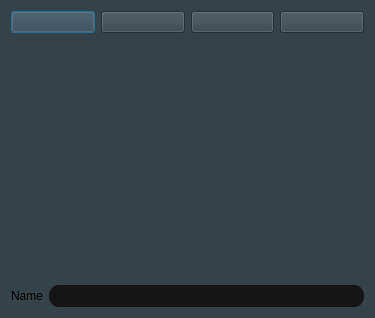
<?xml version="1.0" encoding="UTF-8"?>
<ui version="4.0">
 <class>DialogEditScenes</class>
 <widget class="QDialog" name="DialogEditScenes">
  <property name="geometry">
   <rect>
    <x>0</x>
    <y>0</y>
    <width>375</width>
    <height>318</height>
   </rect>
  </property>
  <property name="windowTitle">
   <string>Scenes</string>
  </property>
  <property name="styleSheet">
   <string notr="true">background-color: rgb(52, 66, 74);
</string>
  </property>
  <layout class="QVBoxLayout" name="verticalLayout">
   <item>
    <layout class="QHBoxLayout" name="horizontalLayout_2">
     <item>
      <widget class="QPushButton" name="btNew">
       <property name="text">
        <string/>
       </property>
       <property name="icon">
        <iconset>
         <normalon>:/icons/plus-solid.svg</normalon>
        </iconset>
       </property>
      </widget>
     </item>
     <item>
      <widget class="QPushButton" name="btRemove">
       <property name="text">
        <string/>
       </property>
       <property name="icon">
        <iconset>
         <normalon>:/icons/trash-solid.svg</normalon>
        </iconset>
       </property>
      </widget>
     </item>
     <item>
      <widget class="QPushButton" name="btMoveUp">
       <property name="text">
        <string/>
       </property>
       <property name="icon">
        <iconset>
         <normalon>:/icons/angle-up-solid.svg</normalon>
        </iconset>
       </property>
      </widget>
     </item>
     <item>
      <widget class="QPushButton" name="btMoveDown">
       <property name="text">
        <string/>
       </property>
       <property name="icon">
        <iconset>
         <normalon>:/icons/angle-down-solid.svg</normalon>
        </iconset>
       </property>
      </widget>
     </item>
    </layout>
   </item>
   <item>
    <widget class="QListWidget" name="listScenes">
     <property name="frameShape">
      <enum>QFrame::NoFrame</enum>
     </property>
     <property name="frameShadow">
      <enum>QFrame::Plain</enum>
     </property>
     <property name="lineWidth">
      <number>0</number>
     </property>
    </widget>
   </item>
   <item>
    <layout class="QHBoxLayout" name="horizontalLayout">
     <item>
      <widget class="QLabel" name="lbNabel">
       <property name="text">
        <string>Name</string>
       </property>
      </widget>
     </item>
     <item>
      <widget class="QLineEdit" name="leName">
       <property name="sizePolicy">
        <sizepolicy hsizetype="Expanding" vsizetype="Fixed">
         <horstretch>1</horstretch>
         <verstretch>0</verstretch>
        </sizepolicy>
       </property>
       <property name="styleSheet">
        <string notr="true">background-color: #151515;
border: 0px;
padding: 3px 8px ;
border-radius: 10px;</string>
       </property>
      </widget>
     </item>
    </layout>
   </item>
  </layout>
 </widget>
 <tabstops>
  <tabstop>leName</tabstop>
  <tabstop>btNew</tabstop>
  <tabstop>btRemove</tabstop>
  <tabstop>btMoveUp</tabstop>
  <tabstop>btMoveDown</tabstop>
  <tabstop>listScenes</tabstop>
 </tabstops>
 <resources/>
 <connections/>
</ui>
